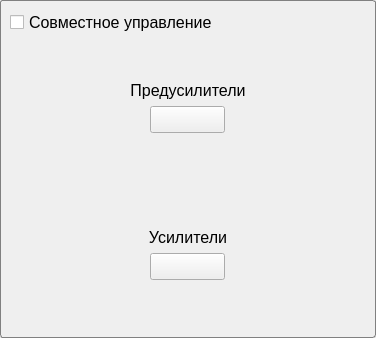
<?xml version="1.0" encoding="UTF-8"?>
<ui version="4.0">
 <class>general_panel</class>
 <widget class="QWidget" name="general_panel">
  <property name="geometry">
   <rect>
    <x>0</x>
    <y>0</y>
    <width>376</width>
    <height>338</height>
   </rect>
  </property>
  <property name="windowTitle">
   <string>Form</string>
  </property>
  <property name="styleSheet">
   <string notr="true">QGroupBox{ 
     border: 1px solid gray; 
     border-radius: 3px; 
 } 
</string>
  </property>
  <layout class="QVBoxLayout" name="verticalLayout">
   <property name="leftMargin">
    <number>0</number>
   </property>
   <property name="topMargin">
    <number>0</number>
   </property>
   <property name="rightMargin">
    <number>0</number>
   </property>
   <property name="bottomMargin">
    <number>0</number>
   </property>
   <item>
    <widget class="QGroupBox" name="groupBox">
     <property name="title">
      <string/>
     </property>
     <layout class="QVBoxLayout" name="verticalLayout_2">
      <item>
       <layout class="QVBoxLayout" name="verticalLayout_3">
        <item>
         <widget class="QCheckBox" name="checkBox">
          <property name="font">
           <font>
            <family>Arial</family>
            <pointsize>12</pointsize>
           </font>
          </property>
          <property name="text">
           <string>Совместное управление</string>
          </property>
         </widget>
        </item>
        <item>
         <spacer name="verticalSpacer">
          <property name="orientation">
           <enum>Qt::Vertical</enum>
          </property>
          <property name="sizeHint" stdset="0">
           <size>
            <width>20</width>
            <height>40</height>
           </size>
          </property>
         </spacer>
        </item>
        <item>
         <widget class="QLabel" name="label">
          <property name="font">
           <font>
            <family>Arial</family>
            <pointsize>12</pointsize>
           </font>
          </property>
          <property name="text">
           <string>Предусилители</string>
          </property>
          <property name="alignment">
           <set>Qt::AlignCenter</set>
          </property>
         </widget>
        </item>
        <item>
         <layout class="QHBoxLayout" name="horizontalLayout">
          <item>
           <widget class="QPushButton" name="pushButton">
            <property name="minimumSize">
             <size>
              <width>75</width>
              <height>27</height>
             </size>
            </property>
            <property name="maximumSize">
             <size>
              <width>75</width>
              <height>27</height>
             </size>
            </property>
            <property name="styleSheet">
             <string notr="true">QPushButton {
	border-image: url(:/images/images/switch_btn_off_80x25.png);
}

QPushButton::hover {
	border-image: url(:/images/images/switch_btn_off_hover_80x25.png);
}

QPushButton::checked  {	
	border-image: url(:/images/images/switch_btn_on_108x25.png);
}

QPushButton::hover:checked  {	
	border-image: url(:/images/images/switch_btn_on_hover_108x25.png);
}

QPushButton::checked:disabled  {	
	border-image: url(:/images/images/switch_btn_on_disabled_108x25.png);
}

QPushButton::disabled  {
	border-image: url(:/images/images/switch_btn_off_disabled_108x25.png);
}</string>
            </property>
            <property name="text">
             <string/>
            </property>
           </widget>
          </item>
         </layout>
        </item>
        <item>
         <spacer name="verticalSpacer_2">
          <property name="orientation">
           <enum>Qt::Vertical</enum>
          </property>
          <property name="sizeHint" stdset="0">
           <size>
            <width>20</width>
            <height>40</height>
           </size>
          </property>
         </spacer>
        </item>
       </layout>
      </item>
      <item>
       <layout class="QVBoxLayout" name="verticalLayout_4">
        <item>
         <spacer name="verticalSpacer_3">
          <property name="orientation">
           <enum>Qt::Vertical</enum>
          </property>
          <property name="sizeHint" stdset="0">
           <size>
            <width>20</width>
            <height>40</height>
           </size>
          </property>
         </spacer>
        </item>
        <item>
         <widget class="QLabel" name="label_2">
          <property name="font">
           <font>
            <family>Arial</family>
            <pointsize>12</pointsize>
           </font>
          </property>
          <property name="text">
           <string>Усилители</string>
          </property>
          <property name="alignment">
           <set>Qt::AlignCenter</set>
          </property>
         </widget>
        </item>
        <item>
         <layout class="QHBoxLayout" name="horizontalLayout_2">
          <item>
           <widget class="QPushButton" name="pushButton_2">
            <property name="minimumSize">
             <size>
              <width>75</width>
              <height>27</height>
             </size>
            </property>
            <property name="maximumSize">
             <size>
              <width>75</width>
              <height>27</height>
             </size>
            </property>
            <property name="styleSheet">
             <string notr="true">QPushButton {
	border-image: url(:/images/images/switch_btn_off_80x25.png);
}

QPushButton::hover {
	border-image: url(:/images/images/switch_btn_off_hover_80x25.png);
}

QPushButton::checked  {	
	border-image: url(:/images/images/switch_btn_on_108x25.png);
}

QPushButton::hover:checked  {	
	border-image: url(:/images/images/switch_btn_on_hover_108x25.png);
}

QPushButton::checked:disabled  {	
	border-image: url(:/images/images/switch_btn_on_disabled_108x25.png);
}

QPushButton::disabled  {
	border-image: url(:/images/images/switch_btn_off_disabled_108x25.png);
}</string>
            </property>
            <property name="text">
             <string/>
            </property>
           </widget>
          </item>
         </layout>
        </item>
        <item>
         <spacer name="verticalSpacer_4">
          <property name="orientation">
           <enum>Qt::Vertical</enum>
          </property>
          <property name="sizeHint" stdset="0">
           <size>
            <width>20</width>
            <height>40</height>
           </size>
          </property>
         </spacer>
        </item>
       </layout>
      </item>
     </layout>
    </widget>
   </item>
  </layout>
 </widget>
 <resources/>
 <connections/>
</ui>
